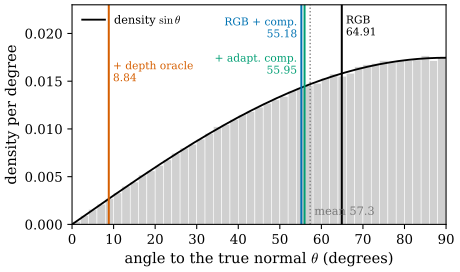

Reproduce this figure in Python.
"""Figure 50.5.1: the normal-angle column of [ManifoldGS26] Table 1 against the angle of a random unoriented normal.

Grey: histogram of the angle between 400000 uniformly random unoriented normals and a fixed axis (seed 5); black: the
exact density sin(theta) (per radian, drawn per degree). Its mean is 1 rad = 57.30 degrees and its median 60 degrees.
Vertical lines: the four values of the column "Norm." of Table 1 (RGB 64.91, RGB + comp. 55.18, + adapt. comp. 55.95,
+ depth oracle 8.84), read as mean angles in degrees (the paper does not state the unit or the statistic).

Run from the project root: PYTHONPATH=tools python3 chapters/50-paper-manifold-gs/figures/fig-50-5-1-random-normals.py
"""
import math
import sys
from pathlib import Path

import numpy as np

sys.path.insert(0, str(Path(__file__).resolve().parents[1] / "lib"))
import dgfig  # noqa: E402
import mgs50 as g  # noqa: E402

dgfig.setup()
import matplotlib.pyplot as plt  # noqa: E402

C = dgfig.COLORS
ang = g.random_normal_angles()
# self-checks: mean 1 rad and median 60 degrees, as the density sin(theta) predicts
assert abs(ang.mean() - math.degrees(1.0)) < 0.15 and abs(np.median(ang) - 60.0) < 0.2
fig, ax = plt.subplots(figsize=(5.0, 3.1))
ax.hist(ang, bins=45, range=(0, 90), density=True, color=C["surface"], edgecolor="white", lw=0.4)
t = np.linspace(0, 90, 200)
ax.plot(t, np.sin(np.radians(t)) * math.pi / 180, color=C["main"], lw=1.4, label=r"density $\sin\theta$")
ax.axvline(math.degrees(1.0), color=C["aux"], ls=":", lw=1.0)
ax.text(math.degrees(1.0) + 1, 0.0010, "mean 57.3", fontsize=8.5, color=C["aux"], ha="left")
vals = [(name, row[1]) for name, row in g.TABLE1.items()]
cols = (C["main"], C["tangent"], C["third"], C["normal"])
place = {"RGB": (1.0, 0.0198, "left"), "RGB + comp.": (-1.0, 0.0196, "right"),
         "+ adapt. comp.": (-1.8, 0.0158, "right"), "+ depth oracle": (1.0, 0.0150, "left")}
for (name, a), c in zip(vals, cols):
    dx, y, ha = place[name]
    ax.axvline(a, color=c, lw=1.5)
    ax.text(a + dx, y, f"{name}\n{a:.2f}", fontsize=8, color=c, ha=ha)
ax.set_xlim(0, 90)
ax.set_ylim(0, 0.023)
ax.set_xlabel(r"angle to the true normal $\theta$ (degrees)")
ax.set_ylabel("density per degree")
ax.legend(loc="upper left", fontsize=8.5, frameon=False)
fig.tight_layout()
dgfig.save(fig, __file__)
print("random normals: mean %.3f, median %.3f; P(angle <= v) for the table:" % (ang.mean(), np.median(ang)),
      {name: round(1 - math.cos(math.radians(a)), 4) for name, a in vals})
